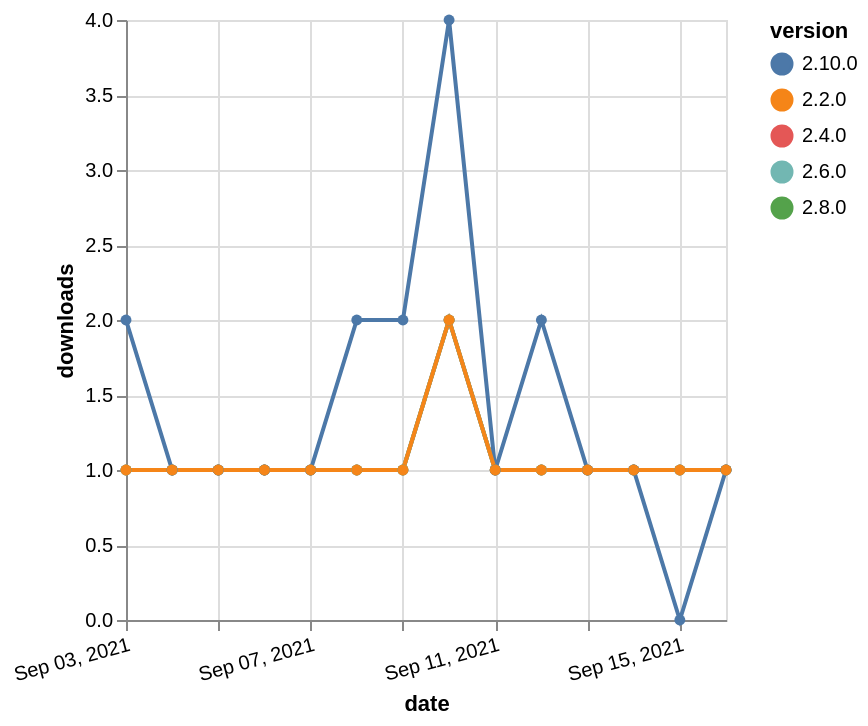

Specify this chart in Vega-Lite:
### Vega-Lite specification from a JSON file in a GitHub repository (floating-point values rounded to 4 significant figures)
{"$schema": "https://vega.github.io/schema/vega-lite/v5.json", "description": "A simple bar chart with embedded data.", "data": {"values": [{"date": "2021-09-03", "total": 206, "delta": 1, "version": "2.4.0"}, {"date": "2021-09-04", "total": 207, "delta": 1, "version": "2.4.0"}, {"date": "2021-09-05", "total": 208, "delta": 1, "version": "2.4.0"}, {"date": "2021-09-06", "total": 209, "delta": 1, "version": "2.4.0"}, {"date": "2021-09-07", "total": 210, "delta": 1, "version": "2.4.0"}, {"date": "2021-09-08", "total": 211, "delta": 1, "version": "2.4.0"}, {"date": "2021-09-09", "total": 212, "delta": 1, "version": "2.4.0"}, {"date": "2021-09-10", "total": 214, "delta": 2, "version": "2.4.0"}, {"date": "2021-09-11", "total": 215, "delta": 1, "version": "2.4.0"}, {"date": "2021-09-12", "total": 216, "delta": 1, "version": "2.4.0"}, {"date": "2021-09-13", "total": 217, "delta": 1, "version": "2.4.0"}, {"date": "2021-09-14", "total": 218, "delta": 1, "version": "2.4.0"}, {"date": "2021-09-15", "total": 219, "delta": 1, "version": "2.4.0"}, {"date": "2021-09-16", "total": 220, "delta": 1, "version": "2.4.0"}, {"date": "2021-09-03", "total": 187, "delta": 1, "version": "2.8.0"}, {"date": "2021-09-04", "total": 188, "delta": 1, "version": "2.8.0"}, {"date": "2021-09-05", "total": 189, "delta": 1, "version": "2.8.0"}, {"date": "2021-09-06", "total": 190, "delta": 1, "version": "2.8.0"}, {"date": "2021-09-07", "total": 191, "delta": 1, "version": "2.8.0"}, {"date": "2021-09-08", "total": 192, "delta": 1, "version": "2.8.0"}, {"date": "2021-09-09", "total": 193, "delta": 1, "version": "2.8.0"}, {"date": "2021-09-10", "total": 195, "delta": 2, "version": "2.8.0"}, {"date": "2021-09-11", "total": 196, "delta": 1, "version": "2.8.0"}, {"date": "2021-09-12", "total": 197, "delta": 1, "version": "2.8.0"}, {"date": "2021-09-13", "total": 198, "delta": 1, "version": "2.8.0"}, {"date": "2021-09-14", "total": 199, "delta": 1, "version": "2.8.0"}, {"date": "2021-09-15", "total": 200, "delta": 1, "version": "2.8.0"}, {"date": "2021-09-16", "total": 201, "delta": 1, "version": "2.8.0"}, {"date": "2021-09-03", "total": 205, "delta": 1, "version": "2.6.0"}, {"date": "2021-09-04", "total": 206, "delta": 1, "version": "2.6.0"}, {"date": "2021-09-05", "total": 207, "delta": 1, "version": "2.6.0"}, {"date": "2021-09-06", "total": 208, "delta": 1, "version": "2.6.0"}, {"date": "2021-09-07", "total": 209, "delta": 1, "version": "2.6.0"}, {"date": "2021-09-08", "total": 210, "delta": 1, "version": "2.6.0"}, {"date": "2021-09-09", "total": 211, "delta": 1, "version": "2.6.0"}, {"date": "2021-09-10", "total": 213, "delta": 2, "version": "2.6.0"}, {"date": "2021-09-11", "total": 214, "delta": 1, "version": "2.6.0"}, {"date": "2021-09-12", "total": 215, "delta": 1, "version": "2.6.0"}, {"date": "2021-09-13", "total": 216, "delta": 1, "version": "2.6.0"}, {"date": "2021-09-14", "total": 217, "delta": 1, "version": "2.6.0"}, {"date": "2021-09-15", "total": 218, "delta": 1, "version": "2.6.0"}, {"date": "2021-09-16", "total": 219, "delta": 1, "version": "2.6.0"}, {"date": "2021-09-03", "total": 217, "delta": 2, "version": "2.10.0"}, {"date": "2021-09-04", "total": 218, "delta": 1, "version": "2.10.0"}, {"date": "2021-09-05", "total": 219, "delta": 1, "version": "2.10.0"}, {"date": "2021-09-06", "total": 220, "delta": 1, "version": "2.10.0"}, {"date": "2021-09-07", "total": 221, "delta": 1, "version": "2.10.0"}, {"date": "2021-09-08", "total": 223, "delta": 2, "version": "2.10.0"}, {"date": "2021-09-09", "total": 225, "delta": 2, "version": "2.10.0"}, {"date": "2021-09-10", "total": 229, "delta": 4, "version": "2.10.0"}, {"date": "2021-09-11", "total": 230, "delta": 1, "version": "2.10.0"}, {"date": "2021-09-12", "total": 232, "delta": 2, "version": "2.10.0"}, {"date": "2021-09-13", "total": 233, "delta": 1, "version": "2.10.0"}, {"date": "2021-09-14", "total": 234, "delta": 1, "version": "2.10.0"}, {"date": "2021-09-15", "total": 234, "delta": 0, "version": "2.10.0"}, {"date": "2021-09-16", "total": 235, "delta": 1, "version": "2.10.0"}, {"date": "2021-09-03", "total": 266, "delta": 1, "version": "2.2.0"}, {"date": "2021-09-04", "total": 267, "delta": 1, "version": "2.2.0"}, {"date": "2021-09-05", "total": 268, "delta": 1, "version": "2.2.0"}, {"date": "2021-09-06", "total": 269, "delta": 1, "version": "2.2.0"}, {"date": "2021-09-07", "total": 270, "delta": 1, "version": "2.2.0"}, {"date": "2021-09-08", "total": 271, "delta": 1, "version": "2.2.0"}, {"date": "2021-09-09", "total": 272, "delta": 1, "version": "2.2.0"}, {"date": "2021-09-10", "total": 274, "delta": 2, "version": "2.2.0"}, {"date": "2021-09-11", "total": 275, "delta": 1, "version": "2.2.0"}, {"date": "2021-09-12", "total": 276, "delta": 1, "version": "2.2.0"}, {"date": "2021-09-13", "total": 277, "delta": 1, "version": "2.2.0"}, {"date": "2021-09-14", "total": 278, "delta": 1, "version": "2.2.0"}, {"date": "2021-09-15", "total": 279, "delta": 1, "version": "2.2.0"}, {"date": "2021-09-16", "total": 280, "delta": 1, "version": "2.2.0"}]}, "width": "container", "mark": {"type": "line", "point": {"filled": true}}, "encoding": {"x": {"field": "date", "type": "temporal", "timeUnit": "yearmonthdate", "title": "date", "axis": {"labelAngle": -15}}, "y": {"field": "delta", "type": "quantitative", "title": "downloads"}, "color": {"field": "version", "type": "nominal"}, "tooltip": {"field": "delta"}}}
